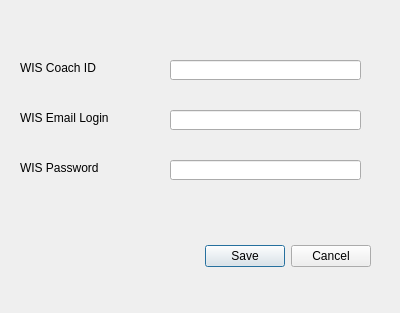
<?xml version="1.0" encoding="UTF-8"?>
<ui version="4.0">
 <class>WISCredentialDialog</class>
 <widget class="QDialog" name="WISCredentialDialog">
  <property name="windowModality">
   <enum>Qt::WindowModal</enum>
  </property>
  <property name="geometry">
   <rect>
    <x>0</x>
    <y>0</y>
    <width>400</width>
    <height>313</height>
   </rect>
  </property>
  <property name="windowTitle">
   <string>Save WIS Credentials</string>
  </property>
  <property name="modal">
   <bool>true</bool>
  </property>
  <widget class="QDialogButtonBox" name="buttonBox">
   <property name="geometry">
    <rect>
     <x>30</x>
     <y>240</y>
     <width>341</width>
     <height>32</height>
    </rect>
   </property>
   <property name="font">
    <font>
     <family>Arial</family>
    </font>
   </property>
   <property name="orientation">
    <enum>Qt::Horizontal</enum>
   </property>
   <property name="standardButtons">
    <set>QDialogButtonBox::Cancel|QDialogButtonBox::Save</set>
   </property>
  </widget>
  <widget class="QLabel" name="labelWISUsername">
   <property name="geometry">
    <rect>
     <x>20</x>
     <y>110</y>
     <width>141</width>
     <height>16</height>
    </rect>
   </property>
   <property name="font">
    <font>
     <family>Arial</family>
    </font>
   </property>
   <property name="text">
    <string>WIS Email Login</string>
   </property>
  </widget>
  <widget class="QLabel" name="labelWISPassword">
   <property name="geometry">
    <rect>
     <x>20</x>
     <y>160</y>
     <width>141</width>
     <height>16</height>
    </rect>
   </property>
   <property name="font">
    <font>
     <family>Arial</family>
    </font>
   </property>
   <property name="text">
    <string>WIS Password</string>
   </property>
  </widget>
  <widget class="QLineEdit" name="lineEditWISUsername">
   <property name="geometry">
    <rect>
     <x>170</x>
     <y>110</y>
     <width>191</width>
     <height>20</height>
    </rect>
   </property>
   <property name="font">
    <font>
     <family>Arial</family>
    </font>
   </property>
  </widget>
  <widget class="QLineEdit" name="lineEditWISPassword">
   <property name="geometry">
    <rect>
     <x>170</x>
     <y>160</y>
     <width>191</width>
     <height>20</height>
    </rect>
   </property>
   <property name="font">
    <font>
     <family>Arial</family>
    </font>
   </property>
   <property name="echoMode">
    <enum>QLineEdit::Password</enum>
   </property>
  </widget>
  <widget class="QLabel" name="labelWISCoachID">
   <property name="geometry">
    <rect>
     <x>20</x>
     <y>60</y>
     <width>141</width>
     <height>16</height>
    </rect>
   </property>
   <property name="font">
    <font>
     <family>Arial</family>
    </font>
   </property>
   <property name="text">
    <string>WIS Coach ID</string>
   </property>
  </widget>
  <widget class="QLineEdit" name="lineEditWISCoachID">
   <property name="geometry">
    <rect>
     <x>170</x>
     <y>60</y>
     <width>191</width>
     <height>20</height>
    </rect>
   </property>
   <property name="font">
    <font>
     <family>Arial</family>
    </font>
   </property>
  </widget>
 </widget>
 <tabstops>
  <tabstop>lineEditWISCoachID</tabstop>
  <tabstop>lineEditWISUsername</tabstop>
  <tabstop>lineEditWISPassword</tabstop>
 </tabstops>
 <resources/>
 <connections>
  <connection>
   <sender>buttonBox</sender>
   <signal>accepted()</signal>
   <receiver>WISCredentialDialog</receiver>
   <slot>accept()</slot>
   <hints>
    <hint type="sourcelabel">
     <x>248</x>
     <y>254</y>
    </hint>
    <hint type="destinationlabel">
     <x>157</x>
     <y>274</y>
    </hint>
   </hints>
  </connection>
  <connection>
   <sender>buttonBox</sender>
   <signal>rejected()</signal>
   <receiver>WISCredentialDialog</receiver>
   <slot>reject()</slot>
   <hints>
    <hint type="sourcelabel">
     <x>316</x>
     <y>260</y>
    </hint>
    <hint type="destinationlabel">
     <x>286</x>
     <y>274</y>
    </hint>
   </hints>
  </connection>
 </connections>
</ui>
